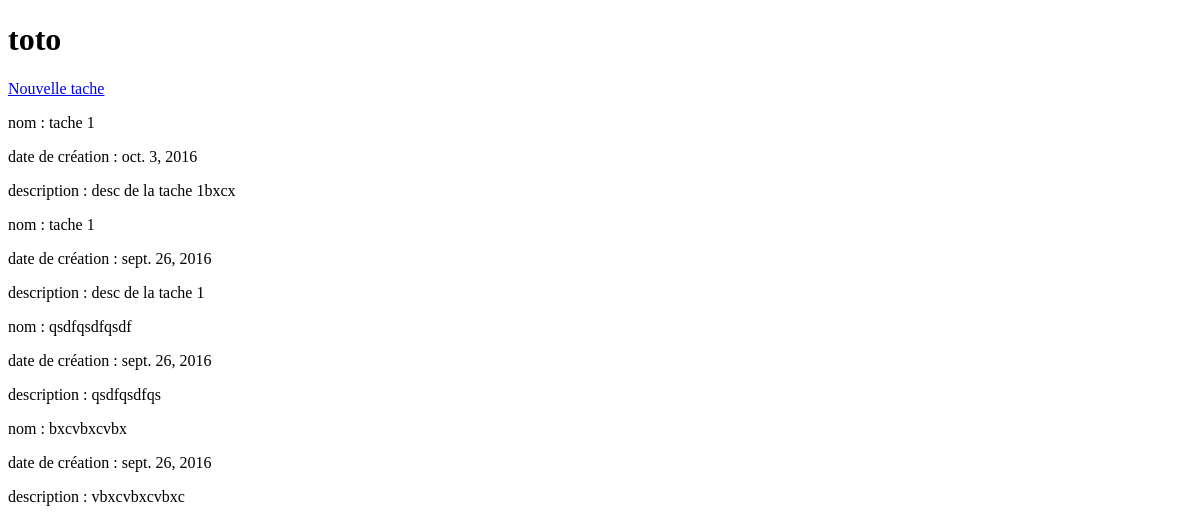
Page /lestaches/ on the earlier database version.
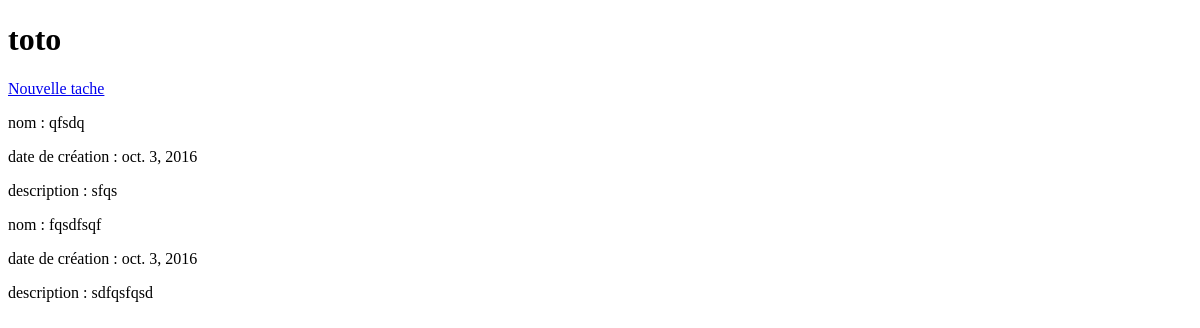
Same page on the later database version.
### lesTaches/models.py (models this page shows, shortened)
class Task(models.Model):
    name = models.CharField(max_length=250,unique=True)
    description = models.TextField()
    createdDate = models.DateField(auto_now_add=True)
    closed = models.BooleanField(default=False)

### lesTaches/views.py (the view)
def task_listing(request):
     objects = Task.objects.all().order_by('-createdDate')
     return render(request,'lesTaches/list.html', {"taches": objects })

### templates/lesTaches/list.html (shortened to what this page needs)
{% load static %}
<!DOCTYPE html>
<html>
<head>
</head>
<body>
    <h1>toto</h1>
    <a href="{% url 'new_task' %}">Nouvelle tache</a>
    {% for o in taches %}
    <p>
        nom : {{o.name }}
    </p>
    <p>
        date de création : {{ o.createdDate }}
    </p>
    <p>
        description : {{ o.description }}
    </p>
    {% endfor %}
</body>
</html>

Differences in the rows shown:
removed Task: name "tache 1", createdDate "oct. 3, 2016", description "desc de la tache 1bxcx"
removed Task: name "tache 1", createdDate "sept. 26, 2016", description "desc de la tache 1"
removed Task: name "qsdfqsdfqsdf", createdDate "sept. 26, 2016", description "qsdfqsdfqs"
removed Task: name "bxcvbxcvbx", createdDate "sept. 26, 2016", description "vbxcvbxcvbxc"
added Task: name "qfsdq", createdDate "oct. 3, 2016", description "sfqs"
added Task: name "fqsdfsqf", createdDate "oct. 3, 2016", description "sdfqsfqsd"
